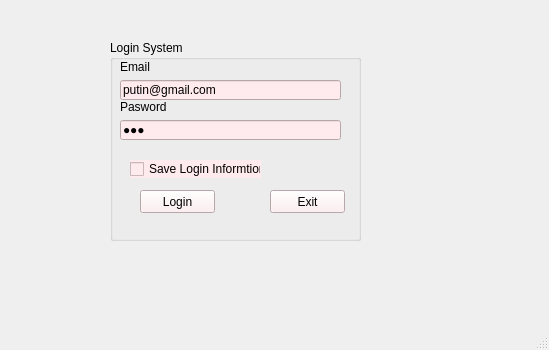
<?xml version="1.0" encoding="UTF-8"?>
<ui version="4.0">
 <class>MainWindow</class>
 <widget class="QMainWindow" name="MainWindow">
  <property name="geometry">
   <rect>
    <x>0</x>
    <y>0</y>
    <width>549</width>
    <height>350</height>
   </rect>
  </property>
  <property name="windowTitle">
   <string>MainWindow</string>
  </property>
  <widget class="QWidget" name="centralwidget">
   <widget class="QGroupBox" name="groupBox">
    <property name="geometry">
     <rect>
      <x>110</x>
      <y>40</y>
      <width>251</width>
      <height>201</height>
     </rect>
    </property>
    <property name="styleSheet">
     <string notr="true"/>
    </property>
    <property name="title">
     <string>Login System</string>
    </property>
    <widget class="QLabel" name="label">
     <property name="geometry">
      <rect>
       <x>10</x>
       <y>20</y>
       <width>47</width>
       <height>14</height>
      </rect>
     </property>
     <property name="text">
      <string>Email</string>
     </property>
    </widget>
    <widget class="QLabel" name="label_2">
     <property name="geometry">
      <rect>
       <x>10</x>
       <y>60</y>
       <width>47</width>
       <height>14</height>
      </rect>
     </property>
     <property name="text">
      <string>Pasword</string>
     </property>
    </widget>
    <widget class="QLineEdit" name="lineEditEmail">
     <property name="geometry">
      <rect>
       <x>10</x>
       <y>40</y>
       <width>221</width>
       <height>20</height>
      </rect>
     </property>
     <property name="styleSheet">
      <string notr="true">background-color: rgb(255, 234, 237);</string>
     </property>
     <property name="text">
      <string>putin@gmail.com</string>
     </property>
    </widget>
    <widget class="QLineEdit" name="lineEditPassword">
     <property name="geometry">
      <rect>
       <x>10</x>
       <y>80</y>
       <width>221</width>
       <height>20</height>
      </rect>
     </property>
     <property name="styleSheet">
      <string notr="true">background-color: rgb(255, 234, 237);
</string>
     </property>
     <property name="text">
      <string>123</string>
     </property>
     <property name="echoMode">
      <enum>QLineEdit::Password</enum>
     </property>
    </widget>
    <widget class="QCheckBox" name="checkBoxSave">
     <property name="geometry">
      <rect>
       <x>20</x>
       <y>120</y>
       <width>131</width>
       <height>18</height>
      </rect>
     </property>
     <property name="styleSheet">
      <string notr="true">background-color: rgb(255, 234, 237);

</string>
     </property>
     <property name="text">
      <string>Save Login Informtion</string>
     </property>
    </widget>
    <widget class="QPushButton" name="pushButtonLogin">
     <property name="geometry">
      <rect>
       <x>30</x>
       <y>150</y>
       <width>75</width>
       <height>23</height>
      </rect>
     </property>
     <property name="styleSheet">
      <string notr="true">background-color: rgb(255, 234, 237);
</string>
     </property>
     <property name="text">
      <string>Login</string>
     </property>
     <property name="icon">
      <iconset>
       <normaloff>../image/login.png</normaloff>../image/login.png</iconset>
     </property>
    </widget>
    <widget class="QPushButton" name="pushButtonExit">
     <property name="geometry">
      <rect>
       <x>160</x>
       <y>150</y>
       <width>75</width>
       <height>23</height>
      </rect>
     </property>
     <property name="styleSheet">
      <string notr="true">background-color: rgb(255, 234, 237);

</string>
     </property>
     <property name="text">
      <string>Exit</string>
     </property>
     <property name="icon">
      <iconset>
       <normaloff>../image/exit.png</normaloff>../image/exit.png</iconset>
     </property>
    </widget>
   </widget>
   <widget class="QLabel" name="label_3">
    <property name="geometry">
     <rect>
      <x>10</x>
      <y>50</y>
      <width>91</width>
      <height>101</height>
     </rect>
    </property>
    <property name="text">
     <string/>
    </property>
    <property name="pixmap">
     <pixmap>../image/admin.png</pixmap>
    </property>
    <property name="scaledContents">
     <bool>true</bool>
    </property>
   </widget>
  </widget>
  <widget class="QMenuBar" name="menubar">
   <property name="geometry">
    <rect>
     <x>0</x>
     <y>0</y>
     <width>549</width>
     <height>22</height>
    </rect>
   </property>
  </widget>
  <widget class="QStatusBar" name="statusbar"/>
 </widget>
 <resources/>
 <connections>
  <connection>
   <sender>pushButtonExit</sender>
   <signal>clicked()</signal>
   <receiver>MainWindow</receiver>
   <slot>close()</slot>
   <hints>
    <hint type="sourcelabel">
     <x>307</x>
     <y>223</y>
    </hint>
    <hint type="destinationlabel">
     <x>274</x>
     <y>174</y>
    </hint>
   </hints>
  </connection>
 </connections>
</ui>
